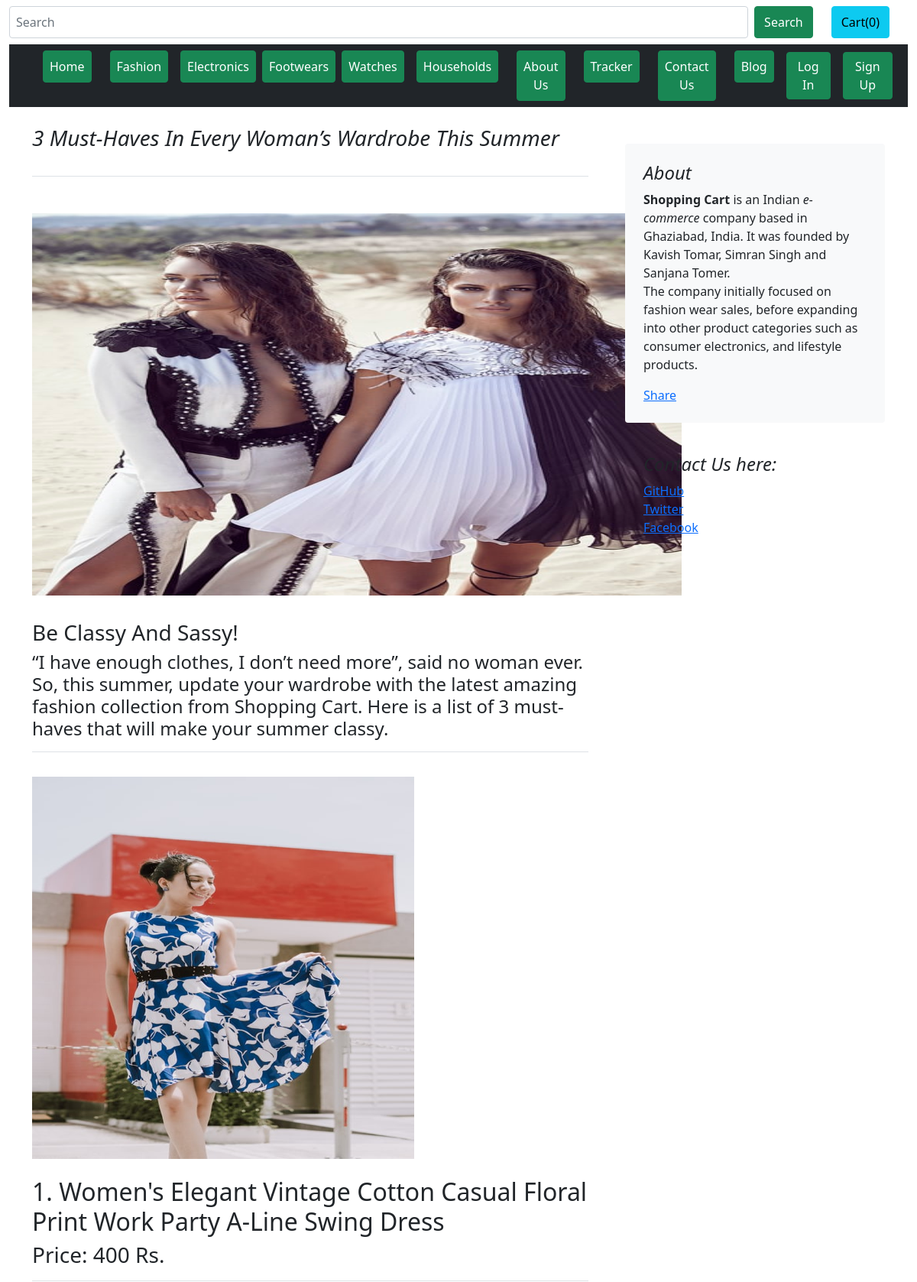
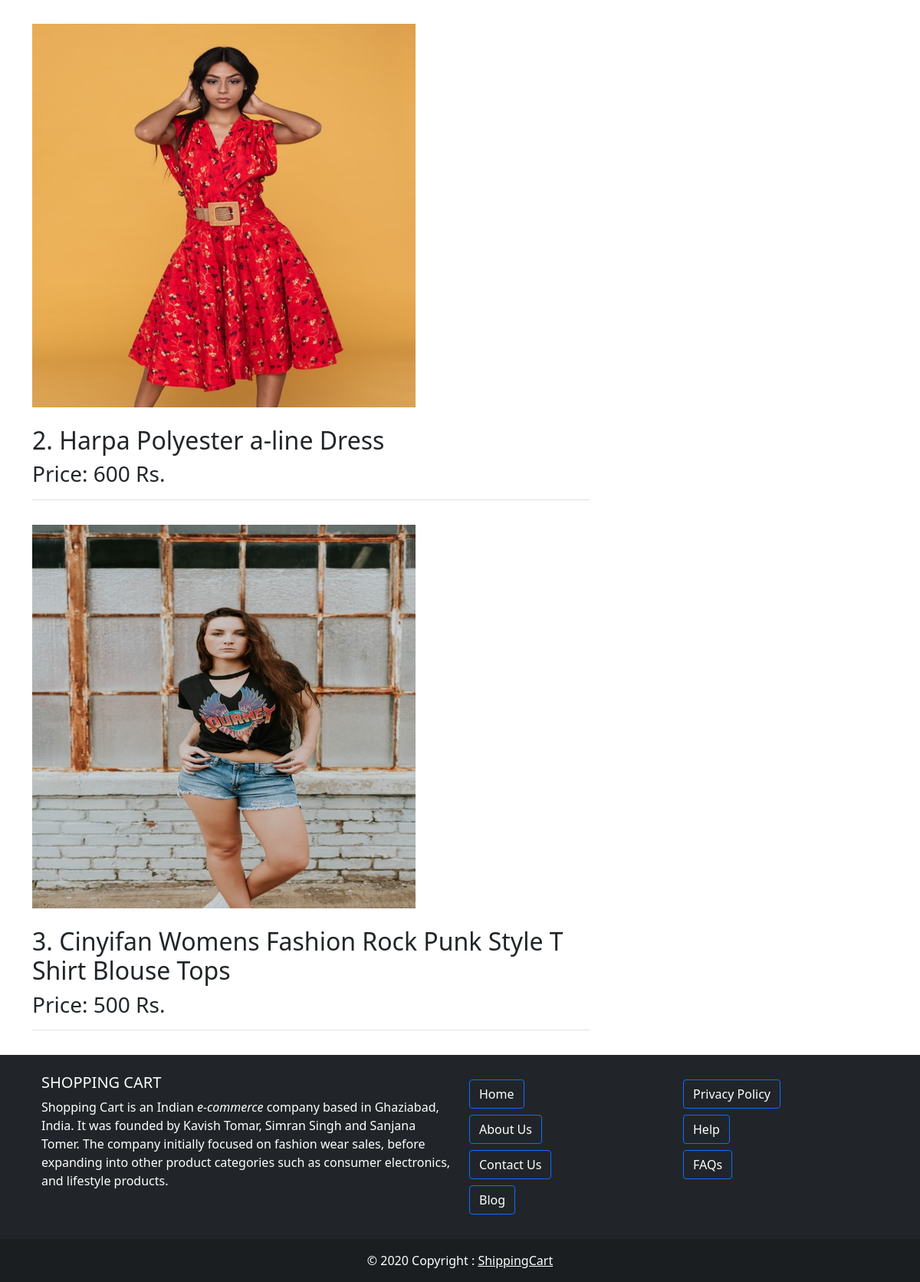
The page /blog/blogpost/1 on the database its author committed (2 pictures, top to bottom).
### blog/models.py (models this page shows, shortened)
class Blogpost(models.Model):
    post_id = models.AutoField(primary_key= True)
    title = models.CharField(max_length=100)
    head0 = models.CharField(max_length=500, default="")
    chead0 = models.CharField(max_length=5000, default="")
    thumbnail1 = models.ImageField(upload_to="shop/images", default="")
    head1 = models.CharField(max_length=500, default="")
    chead1 = models.CharField(max_length=5000, default="")
    thumbnail2 = models.ImageField(upload_to="shop/images", default="")
    head2 = models.CharField(max_length=500, default="")
    chead2 = models.CharField(max_length=5000, default="")
    thumbnail3 = models.ImageField(upload_to="shop/images", default="")
    head3 = models.CharField(max_length=500, default="")
    chead3 = models.CharField(max_length=5000, default="")
    pub_date = models.DateField()
    thumbnail = models.ImageField(upload_to="shop/images", default="")

### blog/views.py (the view)
# urls.py: path('blogpost/<int:id>', views.blogpost, name="blogpost"),
def blogpost(request, id):
    post = Blogpost.objects.filter(post_id = id)[0]
    return render(request, 'blog/blogpost.html', {'post':post })

### blog/templates/blog/blogpost.html (shortened to what this page needs)
{% extends 'blog/basic.html' %}
  {% block body %}<div class="container my-4">
<div class="row g-5">
    <div class="col-md-8">
      <h3 class="pb-4 mb-4 fst-italic border-bottom">
          {{post.title}}<div class="fb-like mt-2" data-href="http://127.0.0.1:8000/blog/blogpost/{{post.post_id}}" data-width="" data-layout="standard" data-action="like" data-size="large" data-shoe-faces="true" data-share="true"></div>
        </h3>
      <img class="my-4 img-responsive" src="/media/{{post.thumbnail}}" class="bd-placeholder-img " width="850" height="500">
        <h3 class="blog-post-title my-2">{{post.head0}}</h3>
            <h4 class="my-2  border-bottom"><p>{{post.chead0}}</p></h4>
      <img class="my-4 img-responsive" src="/media/{{post.thumbnail1}}" width="500" height="500">  <h2>1. {{post.head1}}</h2>
        <h3 class="my-2 border-bottom"><p> {{post.chead1}}</p></h3>
<img class="my-4 img-responsive" src="/media/{{post.thumbnail2}}" width="500" height="500">
        <h2>2. {{post.head2}}</h2>
        <h3 class="my-2 border-bottom"><p>{{post.chead2}}</p></h3>
<img class=" img-responsive my-4" src="/media/{{post.thumbnail3}}"  width="500" height="500">
          <h2>3. {{post.head3}}</h2>   <h3 class="my-2 border-bottom"><p>{{post.chead3}}</p></h3>
    </div>
    <div class="col-md-4">
      <div class="position-sticky" style="top: 2rem;">
        <div class="p-4 mb-3 bg-light rounded my-4">
          <h4 class="fst-italic">About</h4>
            <p class="mb-0"><b>Shopping Cart</b> is an Indian <em>e-commerce</em> company based in Ghaziabad, India.
              It was founded by Kavish Tomar, Simran Singh and Sanjana Tomer.</p> <p>The company initially focused on fashion wear sales, before expanding into other product categories such as consumer electronics,  and lifestyle products.</p>
          <div class="fb-share-button" data-href="http://127.0.0.1:8000/blog/blogpost/{{post.post_id}}" data-layout="button_count" data-size="large"><a target="_blank" href="https://www.facebook.com/sharer/sharer.php?u=http%3A%2F%2F127.0.0.1%3A8000%2Fblog%2Fblogpost%2F3&amp;src=sdkpreparse" class="fb-xfbml-parse-ignore">Share</a></div>
 </div>
        <div class="p-4">
          <h4 class="fst-italic">Contact Us here:</h4>
          <ol class="list-unstyled">
            <li><a href="#">GitHub</a></li>
            <li><a href="#">Twitter</a></li>
            <li><a href="#">Facebook</a></li>
          </ol>
        </div>
      </div>
    </div>
  </div>
</div>
{% endblock %}

### rows shown on the page
Blogpost: title "3 Must-Haves In Every Woman’s Wardrobe This Summer", thumbnail (picture), head0 "Be Classy And Sassy!", chead0 "“I have enough clothes, I don’t need more”, said no woman ever. So, this summer, update your wardrobe with the latest amazing fashion collection from Shopping Cart. Here is a list of 3 must-haves that will make your summer classy.", thumbnail1 (picture), head1 "Women's Elegant Vintage Cotton Casual Floral Print Work Party A-Line Swing Dress", chead1 "Price: 400 Rs.", thumbnail2 (picture), head2 "Harpa Polyester a-line Dress", chead2 "Price: 600 Rs.", thumbnail3 (picture), head3 "Cinyifan Womens Fashion Rock Punk Style T Shirt Blouse Tops", chead3 "Price: 500 Rs."
